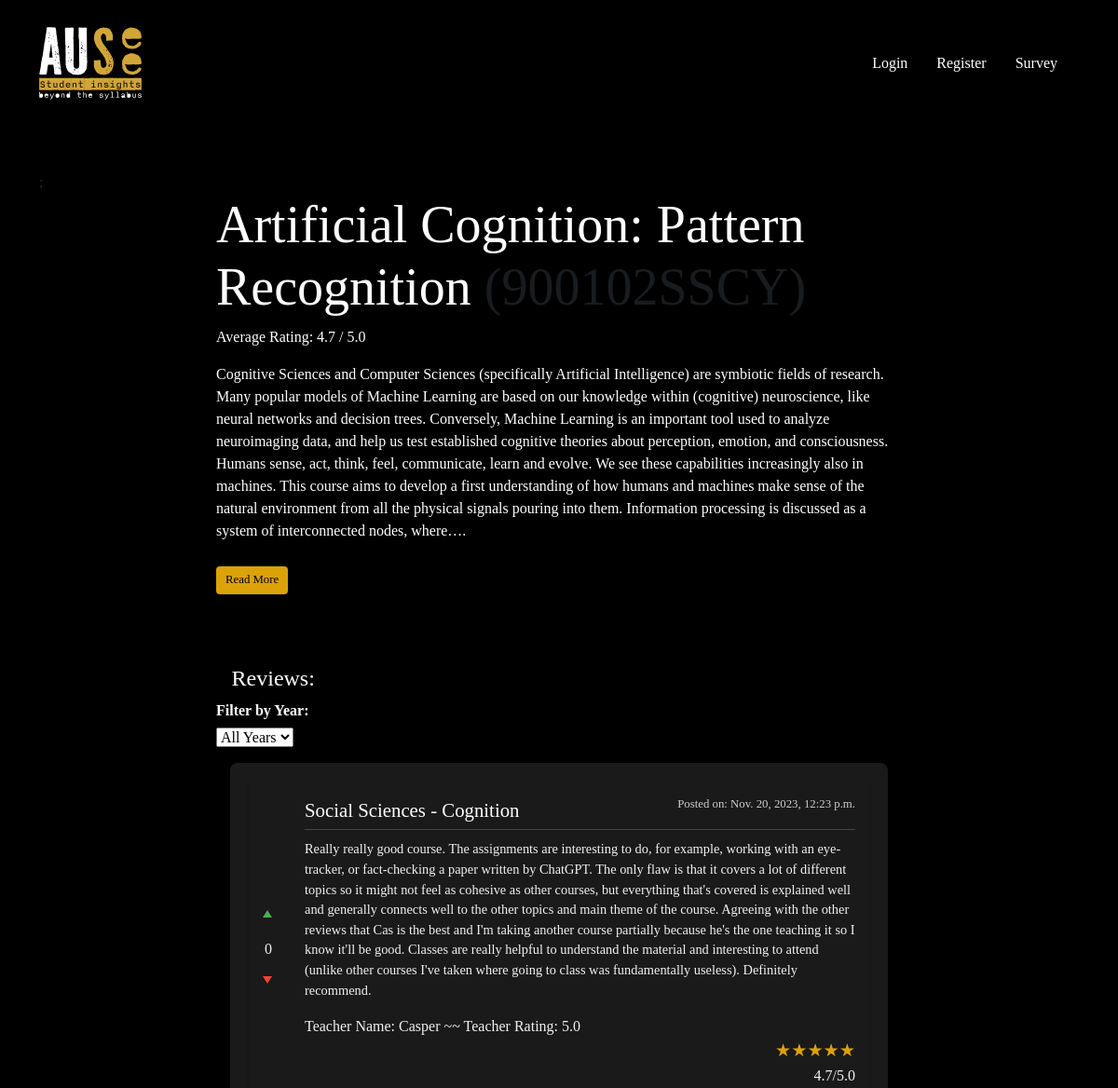
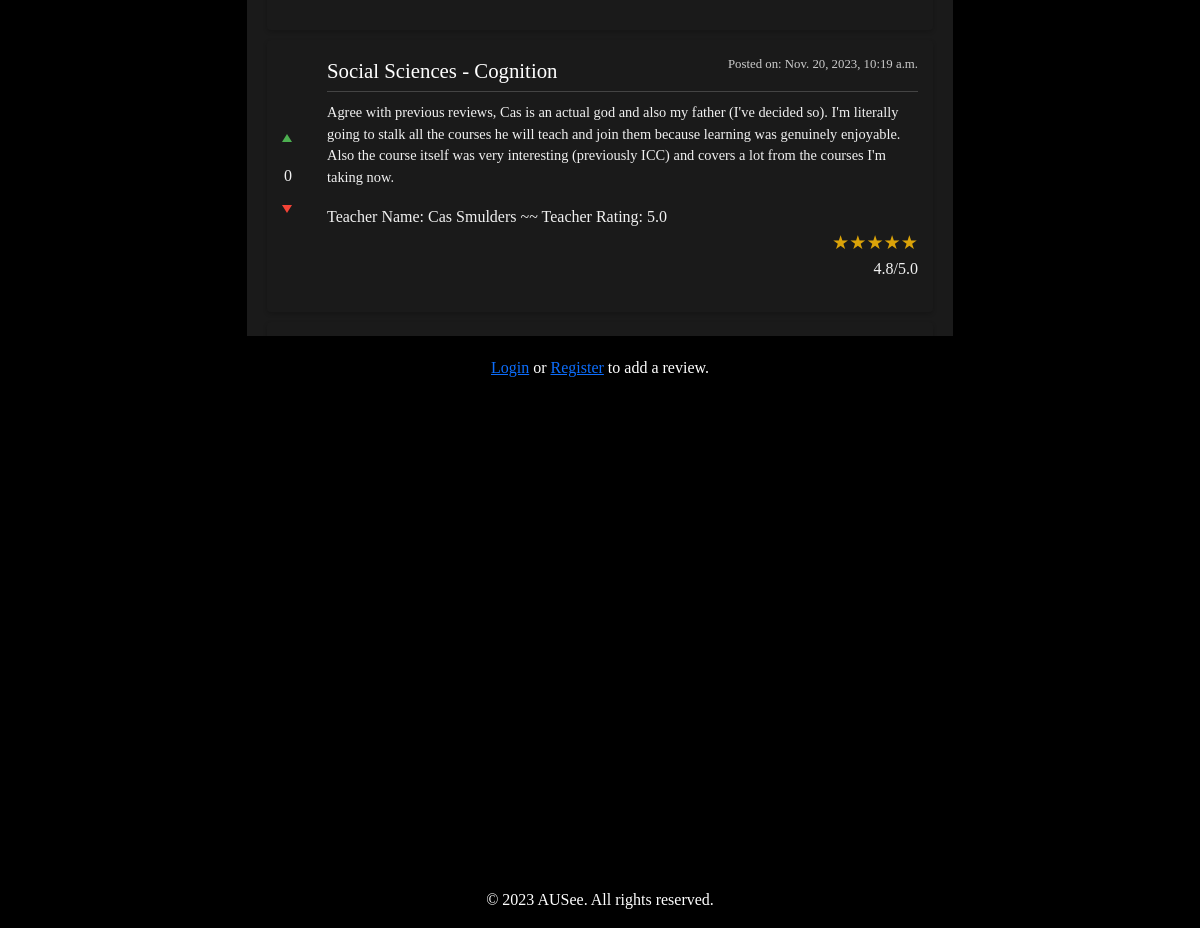
The page /courses/217/ on the database its author committed (2 pictures, top to bottom).
### reviews/models.py (models this page shows, shortened)
class Course(models.Model):
    name = models.CharField(max_length=255)
    code = models.CharField(max_length=50)
    description = models.TextField(blank=True, null=True)
    level = models.PositiveSmallIntegerField(choices=LEVEL_CHOICES, default=100)
    def average_rating(self):
        reviews = self.review_set.all()
        if not reviews:
            return None
        total_rating = sum([review.rating for review in reviews])
        avg_rating = total_rating / len(reviews)
        return round(avg_rating, 1)  # round to 1 decimal place

class Review(models.Model):
    course = models.ForeignKey(Course, on_delete=models.CASCADE)
    text = models.TextField()
    rating = models.FloatField(choices=RATING_CHOICES)
    teacher_name = models.CharField(max_length=100, blank = True, null = True)
    teacher_quality = models.FloatField(choices=RATING_CHOICES, blank = True, null = True)
    created_date = models.DateTimeField(auto_now_add=True)
    updated_date = models.DateTimeField(auto_now=True)
    user = models.ForeignKey('users.CustomUser', on_delete=models.CASCADE)
    def upvote_count(self):
        return self.reviewvote_set.filter(is_upvote=True).count()
    def downvote_count(self):
        return self.reviewvote_set.filter(is_upvote=False).count()
    def net_votes(self):
        x = self.upvote_count() - self.downvote_count()
        if x < 0:
            return math.floor(x)
        if x > 0:
            return math.ceil(x)
        else:
            return 0

### users/models.py (models this page shows)
class CustomUser(AbstractUser):
    joined_date = models.DateTimeField(auto_now_add=True)
    major = models.CharField(max_length=50, choices=MAJOR_CHOICES, default='Sciences')
    track = models.CharField(max_length=80)
    email = models.EmailField(unique=False, default='Your email should end with \'@student.auc.nl\'', blank=False)

### reviews/views.py (the view, shortened to what this page needs)
# urls.py: path('<int:course_id>/', views.course_detail, name='course_detail'),
def course_detail(request, course_id):
    course = get_object_or_404(Course, id=course_id)
    year_filter = request.GET.get('year')
    if year_filter:
        reviews = Review.objects.filter(course=course, created_date__year=year_filter).order_by('-created_date')
    else:
        reviews = Review.objects.filter(course=course).order_by('-created_date')
    review_date_range = Review.objects.aggregate(start_year=Min('created_date__year'), end_year=Max('created_date__year'))
    years = range(review_date_range['start_year'], review_date_range['end_year'] + 1) if review_date_range['start_year'] else []
    if request.method == "POST":
        form = ReviewForm(request.POST)
        if form.is_valid():
            review = form.save(commit=False)
            review.course = course
            review.user = request.user  # Set the user for the review
            review.save()
            return redirect('reviews:course_detail', course_id=course_id)
    else:
        form = ReviewForm()
    context = {
        'course': course,
        'reviews': reviews,
        'form': form,
        'current_year': year_filter,
        'available_years': years
    }
    return render(request, 'reviews/course_detail.html', context)

### reviews/forms.py
class ReviewForm(forms.ModelForm):
    class Meta:
        model = Review
        fields = ['rating', 'text', 'teacher_name', 'teacher_quality']
        widgets = {
            'text': forms.Textarea(attrs={'rows': 5, 'placeholder': 'Share your thoughts about this course... '}),
            'teacher_name': forms.Textarea(attrs={'rows': 1}),
        }
        help_texts = {
            'rating': 'Enter a rating between 1.0 and 5.0',
            'teacher_name': '(Optional)',
            'teacher_quality': '(Optional)',
        }
        labels = {
            'text': 'Review:',
            'teacher_name': 'Teacher Name:',
            'teacher_quality': 'Teacher Quality:',
        }

### reviews/templates/reviews/course_detail.html (shortened to what this page needs)
{% extends "base.html" %}
{% block content %}
;
<div class="container-main">
    <div class="row">
        <div class="col-md-8 offset-md-2">
            <h2 class="display-4">{{ course.name }} <span class="text-muted">({{ course.code }})</span></h2>
            <p><strong>Average Rating:</strong> {{ course.average_rating }} / 5.0</p>
            <div id="courseSummaryShort">
                <p>{{ course.description|truncatechars:800 }}.</p>
                <button id="toggleSummary" class="btn btn-primary" onclick="toggleDescription()">Read More</button>
            </div>
            <h3 class="topicx">Reviews:</h3>
            <div class="year-filter">
                <form method="get" action=".">
                    <label for="year">Filter by Year:</label>
                    <select name="year" onchange="this.form.submit()">
                        <option value="">All Years</option>
                    </select>
                </form>
            </div>
            <div class="reviews-scrollbox">
                <ul class="list-unstyled">
                    <div class="review-container">
                        {% for review in reviews %}
                        <div class="review-item">
                            <div class="review-content">
                                <div class="review-header">
                                    <span class="review-major">{{ review.user.major }} - {{ review.user.track }}</span>
                                    <span class="review-date">Posted on: {{ review.created_date }}</span>
                                </div>
                                <div class="review-body">
                                    <p class="review-text">{{ review.text }}</p>
                                    {% if review.teacher_name %}
                                    <div class="review-teacher">
                                        <span>Teacher Name: {{ review.teacher_name }} ~~</span>
                                        <span>Teacher Rating: {{ review.teacher_quality }}</span>
                                    </div>
                                    {% endif %}
                                    <p>
                                        <span class="star-rating"
                                            data-rating="{{ review.rating|floatformat:1 }}"></span>
                                        <span class="rating-holder"> {{ review.rating|floatformat:1 }}/5.0 </span>
                                    </p>
                                </div>
                            </div>
                            <div class="review-voting">
                                <form method="post" class="review-actions">
                                    <button type="submit" name="vote" value="upvote" class="btn btn-upvote" title="Was this review constructive?">
                                        <span class="vote-arrow up-arrow"></span>
                                    </button>
                                    <span class="vote-count">{{ review.net_votes }}</span>
                                    <button type="submit" name="vote" value="downvote" class="btn btn-downvote" title="Was this review unhelpful?">
                                        <span class="vote-arrow down-arrow"></span>
                                    </button>
                                </form>
                            </div>
                        </div>
                        {% endfor %}
                    </div>
                </ul>
            </div>
            {% if user.is_authenticated %}
            <div class="container mt-5">
                <div class="row">
                    <div class="col-md-8 offset-md-2">
                        <div class="text-center mb-4">
                            <button id="addReviewButton" class="btn btn-third" onclick="toggleReviewForm()">Add a
                                Review</button>
                        </div>
                        <div id="reviewForm" class="review-container" style="display: none;">
                            <h2 class="text-center mb-4">Add a Review</h2>
                            <form method="post">
                                {% csrf_token %}
                                {{ form.as_p }}
                                <button type="submit" class="btn btn-success">Submit Review</button>
                            </form>
                        </div>
                    </div>
                </div>
            </div>
            {% else %}
            <div class="helptext-container">
                <p>
                    <a href="{% url 'users:login' %}?next={{ request.path }}">Login</a> or
                    <a href="{% url 'users:register' %}?next={{ request.path }}">Register</a> to add a review.
                </p>
            </div>
            {% endif %}
        </div>
    </div>
</div>
{% endblock %}

### templates/base.html (style rules this page uses)
body, html { height: 100%; background-color: black; font-family: nitti-tywriter; }
.wrapper { min-height: 100%; display: flex; flex-direction: column; }

### reviews/templates/reviews/course_detail.html (style rules this page uses)
.review-container { background-color: #1a1a1a; border-radius: 8px; padding: 20px; color: #f1f1f1; }
.review-item { background-color: #1a1a1a; border-radius: 4px; margin-bottom: 10px; padding: 15px; box-shadow: 0 2px 4px rgba(0, 0, 0, .2); }
.review-header { display: flex; justify-content: space-between; margin-bottom: 5px; }
.reviews-scrollbox { max-height: 700px; overflow-y: auto; background-color: #000000; border-radius: 8px; padding: 15px; margin-bottom: 20px; box-shadow: 0 2px 4px rgba(0, 0, 0, .1); scroll-behavior: smooth; scrollbar-width: thin; }
.container-main { background-color: #000000; color: #ffffff; font-weight: 100; }
.review-major, .topicx { font-family: PF Fuel Grime; font-size: 1.3em; font-weight: 10; color: #ffffff; }
.review-date { font-size: 0.8em; color: #cccccc; }
.review-body { border-top: 1px solid #444; padding-top: 10px; }
.review-text { font-size: 0.9em; color: #f1f1f1; font-weight: 100; }
label { font-weight: bold; margin-bottom: 5px; display: block; }
.btn-delete, .btn-primary, .btn-third { background-color: #e74c3c; color: white; border: none; border-radius: 4px; padding: 5px 10px; cursor: pointer; margin-top: 10px; font-size: 0.8em; }
.btn-primary { background-color: #dba309; color: #000000; margin-bottom: 5%; }
.star-rating { font-size: 1.2em; color: #dba309; font-weight: 100; display: flex; justify-content: right; }
.rating-holder { display: flex; justify-content: right; }
.helptext-container { text-align: center; }
.helptext-container p { display: inline-block; margin: 0; }
.topicx { font-size: 1.5em; margin-left: 2.25%; margin-top: 40px; }
.review-item { display: flex; align-items: flex-start; background-color: #1a1a1a; border-radius: 4px; margin-bottom: 10px; padding-right: 15px; padding-left: 60px; box-shadow: 0 2px 4px rgba(0, 0, 0, .2); position: relative; }
.review-voting { display: flex; flex-direction: column; justify-content: center; }
.review-actions { position: absolute; top: 50%; left: 10px; transform: translateY(-50%); display: flex; flex-direction: column; gap: 10px; }
.btn-upvote, .btn-downvote { background-color: transparent; color: white; border: none; padding: 0; margin-bottom: 5px; cursor: pointer; text-align: center; display: flex; align-items: center; }
.vote-arrow { display: block; width: 0; height: 0; border-style: solid; }
.up-arrow { border-width: 0 5px 8px 5px; border-color: transparent transparent #4CAF50 transparent; margin-left: 5px; }
.down-arrow { border-width: 8px 5px 0 5px; border-color: #f44336 transparent transparent transparent; margin-left: 5px; }
.vote-count { font-size: 1em; margin: 7px; }

### rows shown on the page
Course: name "Artificial Cognition: Pattern Recognition", code "900102SSCY", average_rating "4.7", description "Cognitive Sciences and Computer Sciences (specifically Artificial Intelligence) are symbiotic fields of research. Many popular models of Machine Learning are based on our knowledge within (cognitive) neuroscience, like neural networks and decision trees. Conversely, Machine Learning is an important tool used to analyze neuroimaging data, and help us test established cognitive theories about perception, emotion, and consciousness. Humans sense, act, think, feel, communicate, learn and evolve. We see these capabilities increasingly also in machines. This course aims to develop a first understanding of how humans and machines make sense of the natural environment from all the physical signals…"
Review: user.major "Social Sciences", user.track "Cognition", created_date "Nov. 20, 2023, 12:23 p.m.", text "Really really good course. The assignments are interesting to do, for example, working with an eye-tracker, or fact-checking a paper written by ChatGPT. The only flaw is that it covers a lot of different topics so it might not feel as cohesive as other courses, but everything that's covered is explained well and generally connects well to the other topics and main theme of the course. Agreeing with the other reviews that Cas is the best and I'm taking another course partially because he's the one teaching it so I know it'll be good. Classes are really helpful to understand the material and interesting to attend (unlike other courses I've taken where going to class was fundamentally…", teacher_name "Casper", teacher_quality "5.0", rating "4.7", net_votes "0"
Review: user.major "Social Sciences", user.track "Cognition", created_date "Nov. 20, 2023, 10:19 a.m.", text "Agree with previous reviews, Cas is an actual god and also my father (I've decided so). I'm literally going to stalk all the courses he will teach and join them because learning was genuinely enjoyable. Also the course itself was very interesting (previously ICC) and covers a lot from the courses I'm taking now.", teacher_name "Cas Smulders", teacher_quality "5.0", rating "4.8", net_votes "0"
